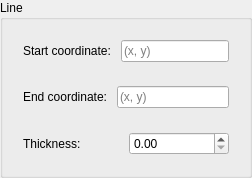
                     <widget class="QGroupBox" name="lineGroupBox">
                      <property name="title">
                       <string>Line</string>
                      </property>
                      <layout class="QVBoxLayout" name="verticalLayout_32">
                       <item>
                        <widget class="QWidget" name="startCorWidget" native="true">
                         <layout class="QHBoxLayout" name="horizontalLayout_23">
                          <item>
                           <widget class="QLabel" name="startCorLabel">
                            <property name="text">
                             <string>Start coordinate: </string>
                            </property>
                           </widget>
                          </item>
                          <item>
                           <widget class="QLineEdit" name="lineEdit">
                            <property name="maxLength">
                             <number>8</number>
                            </property>
                            <property name="placeholderText">
                             <string>(x, y)</string>
                            </property>
                           </widget>
                          </item>
                         </layout>
                        </widget>
                       </item>
                       <item>
                        <widget class="QWidget" name="endCorWidget" native="true">
                         <layout class="QHBoxLayout" name="horizontalLayout_24">
                          <item>
                           <widget class="QLabel" name="endCorLabel">
                            <property name="text">
                             <string>End coordinate: </string>
                            </property>
                           </widget>
                          </item>
                          <item>
                           <widget class="QLineEdit" name="endCorLineEdit">
                            <property name="maxLength">
                             <number>8</number>
                            </property>
                            <property name="placeholderText">
                             <string>(x, y)</string>
                            </property>
                           </widget>
                          </item>
                         </layout>
                        </widget>
                       </item>
                       <item>
                        <widget class="QWidget" name="lineThickWidget" native="true">
                         <layout class="QHBoxLayout" name="horizontalLayout_25">
                          <item>
                           <widget class="QLabel" name="lineThickLabel">
                            <property name="text">
                             <string>Thickness: </string>
                            </property>
                           </widget>
                          </item>
                          <item>
                           <widget class="QDoubleSpinBox" name="lineThickSpinBox">
                            <property name="accelerated">
                             <bool>true</bool>
                            </property>
                           </widget>
                          </item>
                         </layout>
                        </widget>
                       </item>
                      </layout>
                     </widget>
